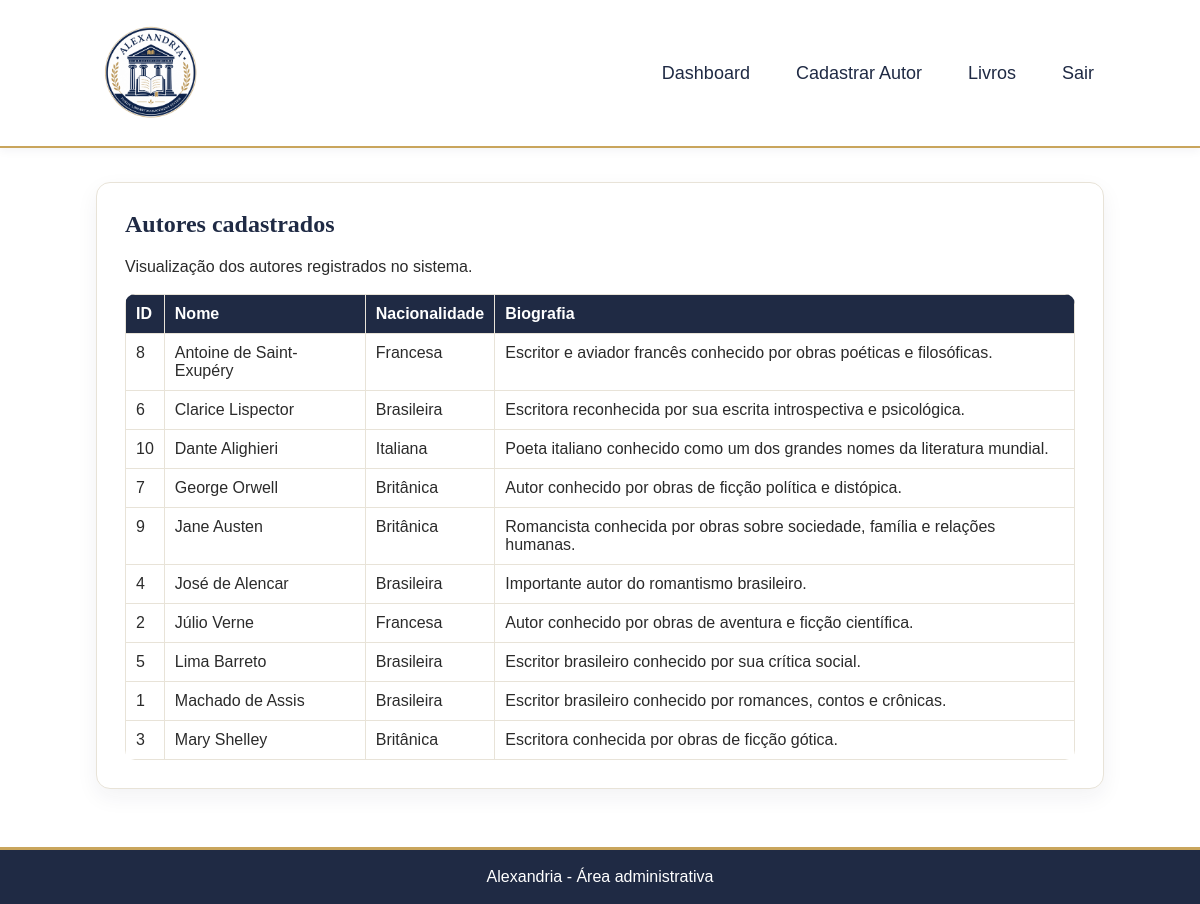
Page /view/gerenciar_autores.php (signed in) on the committed database.
### tables this page shows
CREATE TABLE autores (
    id_autor INT AUTO_INCREMENT PRIMARY KEY,
    nome VARCHAR(100) NOT NULL,
    nacionalidade VARCHAR(80),
    biografia TEXT
);

### view/gerenciar_autores.php (the view, shortened to what this page needs)
<?php
require_once "../controller/conexao.php";
$resultado = mysqli_query($conexao, "SELECT id_autor, nome, nacionalidade, biografia FROM autores ORDER BY nome");
?>
<!DOCTYPE html>
<html lang="pt-br">
<head>
    <link rel="stylesheet" href="../assets/css/style.css">
</head>
<body>
    <header>
        <a class="logo-site" href="../index.php">
            <img src="../assets/img/logo_alexandria.webp" alt="Logo Alexandria">
        </a>
        <nav>
            <a href="dashboard.php">Dashboard</a>
            <a href="cadastro_autor.php">Cadastrar Autor</a>
            <a href="gerenciar_livros.php">Livros</a>
            <a href="../controller/auth.php?acao=logout">Sair</a>
        </nav>
    </header>
    <main>
        <section>
            <h2>Autores cadastrados</h2>
            <p>Visualização dos autores registrados no sistema.</p>
            <table>
                <thead>
                    <tr>
                        <th>ID</th>
                        <th>Nome</th>
                        <th>Nacionalidade</th>
                        <th>Biografia</th>
                    </tr>
                </thead>
                <tbody>
                    <?php if ($resultado && mysqli_num_rows($resultado) > 0): ?>
                        <?php while ($autor = mysqli_fetch_assoc($resultado)): ?>
                            <tr>
                                <td><?php echo intval($autor["id_autor"]); ?></td>
                                <td><?php echo htmlspecialchars($autor["nome"]); ?></td>
                                <td><?php echo htmlspecialchars($autor["nacionalidade"]); ?></td>
                                <td><?php echo htmlspecialchars($autor["biografia"]); ?></td>
                            </tr>
                        <?php endwhile; ?>
                    <?php else: ?>
                        <tr>
                            <td colspan="4">Nenhum autor cadastrado.</td>
                        </tr>
                    <?php endif; ?>
                </tbody>
            </table>
        </section>
    </main>
    <footer>
        <p>Alexandria - Área administrativa</p>
    </footer>
</body>
</html>

### assets/css/style.css (style rules this page uses)
:root { --branco: #ffffff; --fundo: #ffffff; --fundo-claro: #ffffff; --azul: #1f2a44; --azul-hover: #162033; --dourado: #c9a55c; --dourado-claro: #eadfbe; --cinza: #e8e3d8; --texto: #2b2b2b; --texto-suave: #666666; }
* { box-sizing: border-box; }
html { min-height: 100%; }
body { min-height: 100vh; margin: 0; display: flex; flex-direction: column; font-family: Arial, Helvetica, sans-serif; background: var(--fundo); color: var(--texto); }
header { display: flex; align-items: center; justify-content: space-between; flex-wrap: wrap; gap: 12px 24px; background: var(--branco); color: var(--azul); padding: 18px 8%; border-bottom: 2px solid var(--dourado); box-shadow: 0 2px 10px rgba(31, 42, 68, 0.06); }
.logo-site { display: inline-block; text-decoration: none; }
.logo-site img { display: block; width: 110px; max-width: 100%; height: auto; }
nav { display: flex; align-items: center; justify-content: flex-end; flex-wrap: wrap; gap: 26px; }
nav a { color: var(--azul); text-decoration: none; font-size: 18px; padding: 6px 10px; }
main { width: 84%; margin: 0 auto; padding: 34px 0; flex: 1; }
.hero, main > section, .pagina-formulario section { background: var(--branco); padding: 28px; border: 1px solid var(--cinza); border-radius: 14px; box-shadow: 0 8px 22px rgba(31, 42, 68, 0.06); margin-bottom: 24px; }
.hero h2, main h2 { margin-top: 0; font-family: Georgia, 'Times New Roman', serif; color: var(--azul); }
table { width: 100%; border-collapse: collapse; margin-top: 18px; background: var(--branco); border-radius: 10px; overflow: hidden; }
th, td { border: 1px solid var(--cinza); padding: 10px; text-align: left; vertical-align: top; }
th { background: var(--azul); color: var(--branco); }
tr:nth-child(even) { background: var(--fundo-claro); }
footer { background: var(--azul); color: var(--branco); padding: 18px 8%; text-align: center; border-top: 3px solid var(--dourado); }
footer p { margin: 0; }

### rows in the picture
autores: id_autor "8", nome "Antoine de Saint-Exupéry", nacionalidade "Francesa", biografia "Escritor e aviador francês conhecido por obras poéticas e filosóficas."
autores: id_autor "6", nome "Clarice Lispector", nacionalidade "Brasileira", biografia "Escritora reconhecida por sua escrita introspectiva e psicológica."
autores: id_autor "10", nome "Dante Alighieri", nacionalidade "Italiana", biografia "Poeta italiano conhecido como um dos grandes nomes da literatura mundial."
autores: id_autor "7", nome "George Orwell", nacionalidade "Britânica", biografia "Autor conhecido por obras de ficção política e distópica."
autores: id_autor "9", nome "Jane Austen", nacionalidade "Britânica", biografia "Romancista conhecida por obras sobre sociedade, família e relações humanas."
autores: id_autor "4", nome "José de Alencar", nacionalidade "Brasileira", biografia "Importante autor do romantismo brasileiro."
autores: id_autor "2", nome "Júlio Verne", nacionalidade "Francesa", biografia "Autor conhecido por obras de aventura e ficção científica."
autores: id_autor "5", nome "Lima Barreto", nacionalidade "Brasileira", biografia "Escritor brasileiro conhecido por sua crítica social."
autores: id_autor "1", nome "Machado de Assis", nacionalidade "Brasileira", biografia "Escritor brasileiro conhecido por romances, contos e crônicas."
autores: id_autor "3", nome "Mary Shelley", nacionalidade "Britânica", biografia "Escritora conhecida por obras de ficção gótica."
